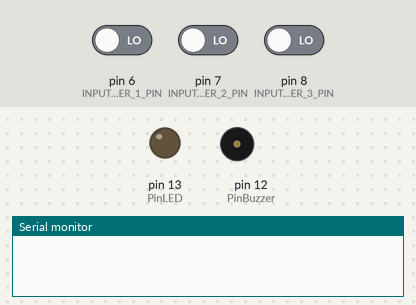
Simulated run of this sketch. Board: Arduino Uno, built with avr-gcc and run on an emulated ATmega328P. On the bench: output pins drawn as LEDs (lit = HIGH), buzzer (waves = sounding), the last lines printed to the serial monitor. The test bench sets the inputs (shaded band); at power-on: pin 7 (INPUT_REGISTER_2_PIN) LOW, pin 6 (INPUT_REGISTER_1_PIN) LOW, pin 8 (INPUT_REGISTER_3_PIN) LOW. Pins used as bus, display or sensor lines are not drawn.

Above: at 0.01 s.
At 1.2 s:
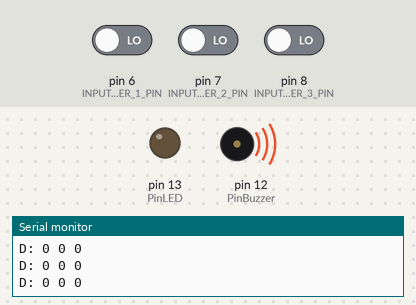
1.3 s: pin 7 (INPUT_REGISTER_2_PIN) driven HIGH
At 1.9 s:
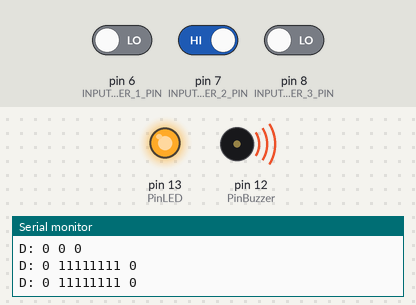
Timing chart, 0 to 4.3 s (numbered marks = the images above; inputs shaded):
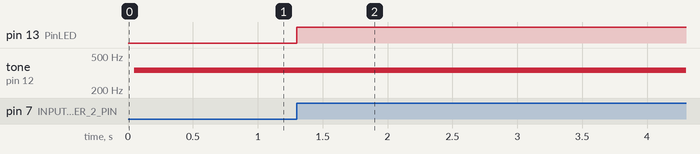

The sketch:

test_shift_register__2console.ino
```cpp
// Interface PINs
#define INPUT_LATCH_PIN        4
#define INPUT_CLOCK_PIN        5
#define INPUT_REGISTER_1_PIN   6
#define INPUT_REGISTER_2_PIN   7
#define INPUT_REGISTER_3_PIN   8

#define PinLED           13
#define PinBuzzer        12

void setup() {
  pinMode(INPUT_LATCH_PIN,  OUTPUT);
  pinMode(INPUT_CLOCK_PIN,  OUTPUT);
  digitalWrite(INPUT_LATCH_PIN, LOW);
  digitalWrite(INPUT_CLOCK_PIN, LOW);

  pinMode(PinLED,  OUTPUT);
  pinMode(PinBuzzer,  OUTPUT);

  Serial.begin(9600);
}

int receivedByteReg1 = 0;
int receivedByteReg2 = 0;
int receivedByteReg3 = 0;

void resetStatuses() {
  receivedByteReg1 = 0;
  receivedByteReg2 = 0;
  receivedByteReg3 = 0;
}

void readStatuses() { // every next call will keep already triggered port, unless resetStatuses is called
  digitalWrite(INPUT_LATCH_PIN, HIGH);
  delayMicroseconds(20);
  digitalWrite(INPUT_LATCH_PIN, LOW);
  for (int i = 8; i > 0; i--) {
    readStatusesBit(i-1);
  }
}

void clockInputRegisters() {
  digitalWrite(INPUT_CLOCK_PIN, HIGH);
  delayMicroseconds(20);
  digitalWrite(INPUT_CLOCK_PIN, LOW);
}

void readStatusesBit(int i) {
  clockInputRegisters();
  int z = (digitalRead(INPUT_REGISTER_1_PIN) ? 1 : 0) << i;
  receivedByteReg1 |= z;
  z = (digitalRead(INPUT_REGISTER_2_PIN) ? 1 : 0) << i;
  receivedByteReg2 |= z;
  z = (digitalRead(INPUT_REGISTER_3_PIN) ? 1 : 0) << i;
  receivedByteReg3 |= z;
}

void readStatuses_1() { // same as readStatuses, however split on two functions to make shorter ticks
  digitalWrite(INPUT_LATCH_PIN, HIGH);
  delayMicroseconds(20);
  digitalWrite(INPUT_LATCH_PIN, LOW);
  delayMicroseconds(20);
  clockInputRegisters();
  for (int i = 8; i > 5; i--) {
    readStatusesBit(i-1);
  }
}

int buzzerStatus = LOW;
void readStatuses_2() {
  for (int i = 5; i > 0; i--) {
    readStatusesBit(i-1);
  }
  if (receivedByteReg2 != 0) {
    digitalWrite(PinLED, HIGH);
  }
  digitalWrite(PinBuzzer, buzzerStatus); buzzerStatus = (buzzerStatus == LOW) ? HIGH : LOW;
}

boolean readStatusesStep1 = true;
#define tick() { if (readStatusesStep1) readStatuses_1(); else readStatuses_2(); readStatusesStep1 = !readStatusesStep1; }

void writeByte(int byteToWrite) {
  Serial.print(' ');
  Serial.print(byteToWrite, BIN);
}

void loop() {
  resetStatuses();
  //wait - no hurry to reply
  for (int i = 0; i < 500; i++) {
    delayMicroseconds(500);
    tick();
  }
  Serial.print("D:");
  writeByte(receivedByteReg1);
  writeByte(receivedByteReg2);
  writeByte(receivedByteReg3);
  Serial.println();
}
```

Measured:
- after the input at 1.3 s, pin 13 (PinLED): LOW → HIGH at once
